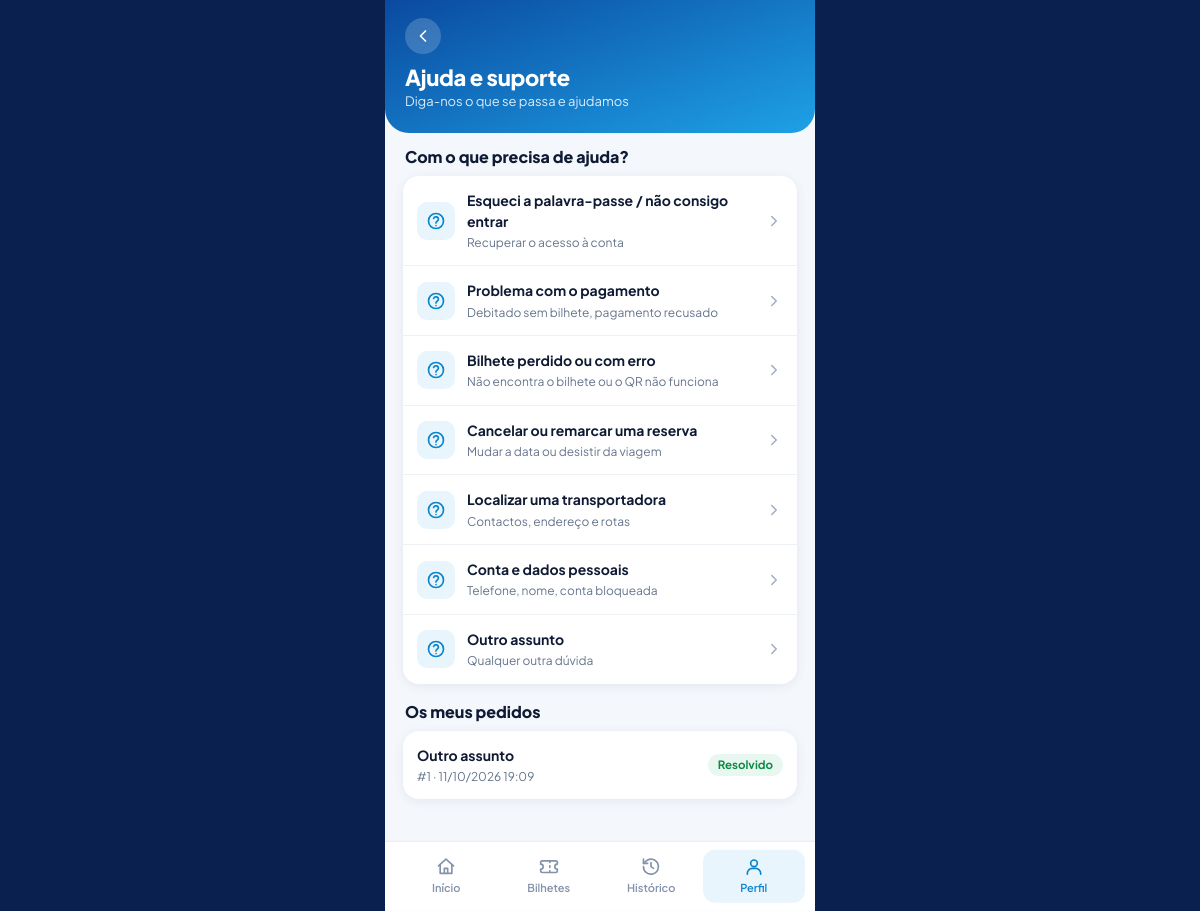
Page /passageiro/suporte.php (signed in) on the committed database.
### tables this page shows
CREATE TABLE `suporte_pedido` (
  `id_pedido` int(10) unsigned NOT NULL AUTO_INCREMENT,
  `id_passageiro` int(10) unsigned DEFAULT NULL,
  `nome_contacto` varchar(100) NOT NULL,
  `contacto` varchar(120) NOT NULL,
  `categoria` enum('senha','pagamento','bilhete','reserva','transportadora','conta','outro') NOT NULL,
  `id_reserva` int(10) unsigned DEFAULT NULL,
  `assunto` varchar(150) NOT NULL,
  `estado` enum('aberto','em_curso','resolvido') NOT NULL DEFAULT 'aberto',
  `id_admin` int(10) unsigned DEFAULT NULL,
  `ip` varchar(45) DEFAULT NULL,
  `data_criacao` datetime NOT NULL,
  `data_actualizacao` datetime NOT NULL,
  PRIMARY KEY (`id_pedido`),
  KEY `idx_sp_estado` (`estado`,`data_actualizacao`),
  KEY `idx_sp_passageiro` (`id_passageiro`),
  KEY `idx_sp_ip` (`ip`,`data_criacao`),
  KEY `fk_sp_admin` (`id_admin`),
  KEY `fk_sp_reserva` (`id_reserva`),
  CONSTRAINT `fk_sp_admin` FOREIGN KEY (`id_admin`) REFERENCES `utilizador` (`id_utilizador`) ON DELETE SET NULL ON UPDATE CASCADE,
  CONSTRAINT `fk_sp_passageiro` FOREIGN KEY (`id_passageiro`) REFERENCES `utilizador` (`id_utilizador`) ON DELETE SET NULL ON UPDATE CASCADE,
  CONSTRAINT `fk_sp_reserva` FOREIGN KEY (`id_reserva`) REFERENCES `reserva` (`id_reserva`) ON DELETE SET NULL ON UPDATE CASCADE
);

### includes/funcoes.php (called while the page is built, shortened)
<?php
function e($valor): string {
    return htmlspecialchars((string)$valor, ENT_QUOTES, 'UTF-8');
}
function url(string $caminho = ''): string {
    return BASE_URL . '/' . ltrim($caminho, '/');
}

### passageiro/suporte.php (the view, shortened to what this page needs)
<?php
require_once __DIR__ . '/../includes/suporte.php';
$u = exigir_passageiro();
$st = $pdo->prepare('SELECT id_pedido, assunto, estado, data_actualizacao,
                            (SELECT m.autor FROM suporte_mensagem m WHERE m.id_pedido = p.id_pedido ORDER BY m.id_mensagem DESC LIMIT 1) AS ultimo_autor
                     FROM suporte_pedido p WHERE id_passageiro = ? ORDER BY data_actualizacao DESC LIMIT 20');
$st->execute([$u['id_utilizador']]);
$pedidos = $st->fetchAll();
?>
<div class="titulo-sec" style="margin-top:-4px"><h2>Com o que precisa de ajuda?</h2></div>
<div class="lista-op">
  <?php foreach (SP_CATEGORIAS as $k => $c): ?>
    <a class="op" href="<?= e(url('passageiro/suporte_novo.php?cat=' . $k)) ?>"><span class="icone"><?= ic('ajuda') ?></span>
      <span class="txt"><b><?= e($c[0]) ?></b><small><?= e($c[1]) ?></small></span><?= ic('direita', 'seta') ?></a>
  <?php endforeach; ?>
</div>
<div class="titulo-sec"><h2>Os meus pedidos</h2></div>
<?php if (!$pedidos): ?>
  <div class="cartao-app" style="text-align:center;color:var(--cinza)">Ainda não fez nenhum pedido de ajuda.</div>
<?php else: ?>
  <div class="lista-op">
  <?php foreach ($pedidos as $p): ?>
    <a class="op" href="<?= e(url('passageiro/suporte_ver.php?id=' . (int)$p['id_pedido'])) ?>">
      <span class="txt"><b><?= e($p['assunto']) ?></b><small>#<?= (int)$p['id_pedido'] ?> · <?= e(sp_data($p['data_actualizacao'])) ?></small></span>
      <?= sp_etq($p['estado']) ?></a>
  <?php endforeach; ?>
  </div>
<?php endif; ?>

### includes/suporte.php (shortened to what this page needs)
<?php
function sp_etq(string $estado): string {
    return '<span class="sp-etq ' . e($estado) . '">' . e(SP_ESTADOS[$estado] ?? $estado) . '</span>';
}
function sp_data(string $ts): string {
    return date('d/m/Y H:i', strtotime($ts));
}
    ?>

### assets/css/base.css (style rules this page uses)
:root { --azul:#1ea1e6; --azul-forte:#0b84cc; --navy:#0a2150; --navy-2:#102b66; --texto:#0f1b34; --cinza:#66758c; --borda:#e1e7f0; --fundo:#f4f6fa; --branco:#fff; --erro:#d92d3a; --erro-bg:#fdecee; --ok:#12a150; --ok-bg:#e7f7ee; --info:#0b6fb0; --info-bg:#e9f5fd; --roxo:#6c47e8; --roxo-bg:#f0ecff; --acento:var(--azul); --acento-forte:var(--azul-forte); --raio:10px; --fonte:'Plus Jakarta Sans','Inter',system-ui,-apple-system,'Segoe UI',Roboto,sans-serif; }
* { box-sizing:border-box }
html,body { margin:0 }
body { font-family:var(--fonte);color:var(--texto);background:var(--fundo);font-size:14px;line-height:1.45 }
a { color:var(--azul-forte);text-decoration:none }
h1,h2,h3 { margin:0;line-height:1.2 }
.icone { width:18px;height:18px;flex:none }

### assets/css/app.css (style rules this page uses)
body.app { background:var(--navy);display:flex;justify-content:center;min-height:100vh }
.titulo-sec { display:flex;justify-content:space-between;align-items:center;margin:18px 2px 10px }
.titulo-sec h2 { font-size:16px;font-weight:800 }
.lista-op { background:#fff;border-radius:16px;margin-bottom:14px;overflow:hidden;box-shadow:0 2px 12px rgba(10,33,80,.07) }
.op { display:flex;align-items:center;gap:12px;padding:14px;border-bottom:1px solid #eef1f6;color:inherit;width:100%;background:none;border-left:0;border-right:0;border-top:0;font:inherit;text-align:left;cursor:pointer }
.op:last-child { border-bottom:0 }
.op .icone { width:38px;height:38px;border-radius:10px;background:#e8f5fd;color:var(--azul-forte);display:flex;align-items:center;justify-content:center;flex:none }
.op .txt { flex:1 }
.op .txt b { display:block;font-size:14px }
.op .txt small { color:var(--cinza);font-size:12px }

### assets/css/suporte.css (style rules this page uses)
.sp-etq { display:inline-block;padding:3px 10px;border-radius:99px;font-size:11.5px;font-weight:700;white-space:nowrap }
.sp-etq.resolvido { background:#e8f8f0;color:#0d8a45 }

### rows in the picture
suporte_pedido: assunto "Outro assunto", id_pedido "1", data_actualizacao "11/10/2026 19:09", estado "Resolvido"

### other values in the picture
$o['h1'] "Ajuda e suporte"
$o['sub'] "Diga-nos o que se passa e ajudamos"
$c[0] "Esqueci a palavra-passe / não consigo entrar"
$c[1] "Recuperar o acesso à conta"
$c[0] "Problema com o pagamento"
$c[1] "Debitado sem bilhete, pagamento recusado"
$c[0] "Bilhete perdido ou com erro"
$c[1] "Não encontra o bilhete ou o QR não funciona"
$c[0] "Cancelar ou remarcar uma reserva"
$c[1] "Mudar a data ou desistir da viagem"
$c[0] "Localizar uma transportadora"
$c[1] "Contactos, endereço e rotas"
$c[0] "Conta e dados pessoais"
$c[1] "Telefone, nome, conta bloqueada"
$c[0] "Outro assunto"
